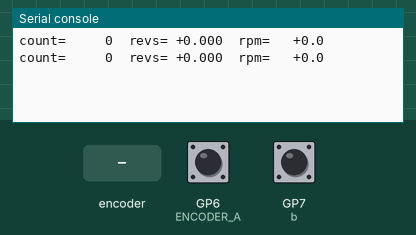
Simulated run of this program. Board: Raspberry Pi Pico running MicroPython. Parts: the last lines printed to the serial console. The test bench sets the inputs (shaded band); at power-on: GP6 (ENCODER_A) HIGH, GP7 (b) HIGH.

Above: at 1.2 s.
1.3 s: rotary encoder on GP6 (ENCODER_A) / GP7 (b) turned 3 steps (first pin leading)
At 2.4 s:
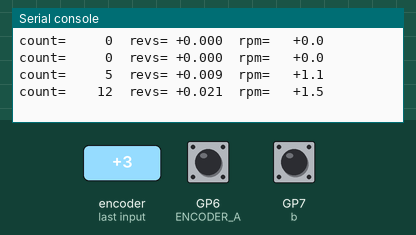
4.0 s: rotary encoder on GP6 (ENCODER_A) / GP7 (b) turned 1 step (first pin leading)
At 4.4 s:
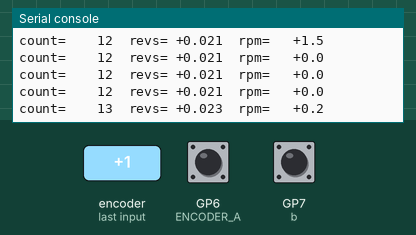
Timing chart, 0 to 7.0 s (numbered marks = the images above; inputs shaded):
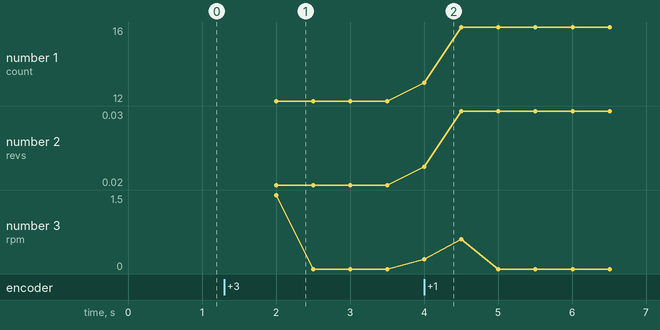

The program:

11_encoder_hard_irq.py
```python
import time
from machine import Pin

from lib.pins import ENCODER_A, ENCODER_B

# Option B: same algorithm as 10_encoder_read_4x.py, but the IRQ handler
# runs in hard interrupt context (hard=True). Latency drops from ~50-200 µs
# (soft-scheduled, GC-stallable) to ~5-15 µs and is not affected by garbage
# collection in the main loop.
#
# Hard-IRQ restrictions: the handler MUST NOT allocate memory. That means
# no print, no f-strings, no creating tuples/lists/dicts, no float ops that
# box. What's safe here: indexing a pre-allocated tuple, integer math on
# globals, calling pin.value(), assigning to global ints.
COUNTS_PER_REV = 560

QUAD_TABLE = (0, -1, +1, 0,
              +1, 0, 0, -1,
              -1, 0, 0, +1,
              0, +1, -1, 0)

a = Pin(ENCODER_A, Pin.IN, Pin.PULL_UP)
b = Pin(ENCODER_B, Pin.IN, Pin.PULL_UP)

count = 0
last_ab = (a.value() << 1) | b.value()


def on_edge(pin):
    global count, last_ab
    new_ab = (a.value() << 1) | b.value()
    count += QUAD_TABLE[(last_ab << 2) | new_ab]
    last_ab = new_ab


a.irq(trigger=Pin.IRQ_RISING | Pin.IRQ_FALLING, handler=on_edge, hard=True)
b.irq(trigger=Pin.IRQ_RISING | Pin.IRQ_FALLING, handler=on_edge, hard=True)

last_count = 0
last_ms = time.ticks_ms()

while True:
    time.sleep_ms(500)
    now_ms = time.ticks_ms()
    now_count = count
    dt = time.ticks_diff(now_ms, last_ms) / 1000
    rpm = (now_count - last_count) / COUNTS_PER_REV / dt * 60
    revs = now_count / COUNTS_PER_REV
    print("count={:6d}  revs={:+7.3f}  rpm={:+7.1f}".format(now_count, revs, rpm))
    last_count = now_count
    last_ms = now_ms
```

pins.py
```python
# Per-board pin map for the tutorial series. Auto-detects ESP32 vs RP2 from
# sys.platform; edit the values below if your wiring differs from the defaults.

import sys

PLATFORM = sys.platform

if PLATFORM == "esp32":
    # Generic ESP32 DevKit. ESP32-S3/C3 may differ — adjust LED in particular.
    LED = 2
    BUTTON = 0           # BOOT button on most dev boards
    PWM_LED = 4
    SERVO = 13
    ADC = 34             # ADC1 (input-only pins 32-39 are safe with WiFi)
    I2C_ID = 0
    I2C_SCL = 22
    I2C_SDA = 21
    SPI_ID = 1           # HSPI; SPI(2) on S3
    SPI_SCK = 18
    SPI_MOSI = 23
    SPI_MISO = 19
    SPI_CS = 5
    # NeoPixel / WS2812. NEOPIXEL is a single pixel; MATRIX_PIN feeds an array
    # of MATRIX_WIDTH × MATRIX_HEIGHT pixels. ESP32-S3-Matrix board uses GP14,
    # 8×8. Generic ESP32 has no onboard NeoPixel — wire one to GP14 to test.
    NEOPIXEL = 14
    MATRIX_PIN = 14
    MATRIX_WIDTH = 8
    MATRIX_HEIGHT = 8
elif PLATFORM == "rp2":
    # LED conventions vary across RP2 boards:
    #   - Pico W:                 Pin("LED") — wired to the WiFi chip
    #   - Pico (non-W):           GP25 onboard LED
    #   - RP2040-Zero / -Matrix:  no plain LED — wire an external one to LED below
    # The detection below picks Pico W if available, otherwise defaults to GP15
    # (a free, edge-exposed pin on the Zero). Wire an LED + 220Ω resistor from
    # GP15 to GND, or change LED here to whichever GPIO you've used.
    try:
        from machine import Pin as _Pin
        _Pin("LED")
        LED = "LED"
    except (ValueError, TypeError):
        LED = 25
    BUTTON = 14
    PWM_LED = 25
    SERVO = 16
    ADC = 26             # GP26 = ADC0
    I2C_ID = 0
    I2C_SCL = 5
    I2C_SDA = 4
    SPI_ID = 1
    SPI_SCK = 10
    SPI_MOSI = 11
    SPI_MISO = 12
    SPI_CS = 13
    # Pimoroni Pico Explorer Base onboard ST7789 LCD (240x240, SPI0).
    # Coexists with the generic SPI_* pins above (which target the breadboard
    # SD/sensor wiring on SPI1).
    ST7789_SPI_ID = 0
    ST7789_SCK = 18
    ST7789_MOSI = 19
    ST7789_CS = 17
    ST7789_DC = 16
    ST7789_BL = 20
    ST7789_WIDTH = 240
    ST7789_HEIGHT = 240
    # Pico Explorer Base onboard buttons (active-low, internal pull-up).
    BTN_A = 12
    BTN_B = 13
    BTN_X = 14
    BTN_Y = 15
    # NeoPixel / WS2812. RP2040-Zero onboard NeoPixel and Waveshare RP2040-Matrix
    # both use GP16. Matrix defaults to 5×5 (Waveshare); change to 1×1 if you
    # only have the Zero's single pixel and are running matrix scripts.
    NEOPIXEL = 16
    MATRIX_PIN = 16
    MATRIX_WIDTH = 5
    MATRIX_HEIGHT = 5
    ENCODER_A = 6
    ENCODER_B = 7
    MOTOR_A = 10
    MOTOR_B = 11
else:
    raise RuntimeError("unsupported platform: " + PLATFORM)
```

Measured:
- after the input at 1.3 s, the serial console: prints a new line after 0.20 s (image 1)
- after the input at 4.0 s, the serial console: prints a new line at once (image 2)
- plotted number 1: 12 → 16 after the input at 4.0 s
- plotted number 2: 0.02 → 0.03 after the input at 4.0 s
